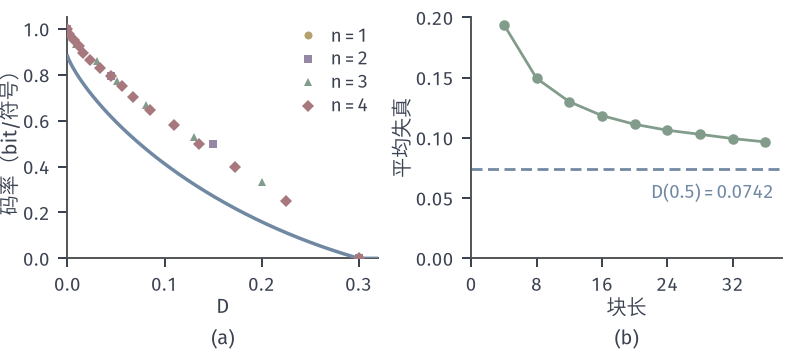

Python code for this plot:
"""Bern(0.3), Hamming distortion, nearest-codeword encoders.
(a) Exhaustive search over all codebooks for n=1..4: smallest expected distortion for each
    size M (rate log2(M)/n). Blue: R(D)=h2(0.3)-h2(D).
(b) Random codebooks of rate R=0.5: M=ceil(2^{nR}) codewords i.i.d. Bern(r*) with r* the optimal
    output law at D(0.5); estimated E d_n (seed SEED, 40 codebooks x 250 blocks per n).
    Dashed: D(0.5) solving h2(0.3)-h2(D)=0.5."""
from pathlib import Path
import sys
HERE = Path(__file__).resolve().parent
sys.path.insert(0, str(HERE.parent/'rd-common'))
from common import *

p = P_SRC


def exhaustive(n):
    N = 2**n
    ones = np.array([bin(x).count('1') for x in range(N)])
    px = p**ones*(1-p)**(n-ones)
    dist = np.array([[bin(x ^ c).count('1') for c in range(N)] for x in range(N)], float)
    big = np.full(N, 1e9)
    mind = np.empty((2**N, N)); mind[0] = big
    best = {}
    for mask in range(1, 2**N):
        low = (mask & -mask).bit_length()-1
        mind[mask] = np.minimum(mind[mask & (mask-1)], dist[:, low])
    sizes = np.array([bin(m).count('1') for m in range(2**N)])
    Dm = mind[1:] @ px / n
    for M in range(1, N+1):
        best[M] = float(Dm[sizes[1:] == M].min())
    return best


res = {n: exhaustive(n) for n in (1, 2, 3, 4)}
# random codebooks
R = .5
lo, hi = 0., .3
for _ in range(80):
    mid = (lo+hi)/2
    if h2(p)-h2(mid) > R: lo = mid
    else: hi = mid
DR = (lo+hi)/2
rstar = (p-DR)/(1-2*DR)
rng = np.random.default_rng(SEED)
ns = np.arange(4, 37, 4)
Ed = []
for n in ns:
    M = int(np.ceil(2**(n*R)))
    w = (1 << np.arange(n)).astype(np.uint64)
    vals = []
    for _ in range(40):
        C = (rng.random((M, n)) < rstar).astype(np.uint64) @ w
        X = (rng.random((250, n)) < p).astype(np.uint64) @ w
        for x in X:
            vals.append(int(np.bitwise_count(C ^ x).min())/n)
    Ed.append(float(np.mean(vals)))
fig, axs = figure(width_mm=112, height_mm=50, ncols=2)
panel(fig, left=.085, right=.985, top=.95, bottom=.27, wspace=.3)
ax = axs[0]
D = np.linspace(0, .34, 300)
ax.plot(D, rd_binary(D), color=BLUE, lw=1.4, zorder=3)
mk = {1: 'o', 2: 's', 3: '^', 4: 'D'}
cols = {1: YELLOW, 2: PURPLE, 3: GREEN, 4: RED}
for n, b in res.items():
    xs = [b[M] for M in b]; ys = [np.log2(M)/n for M in b]
    ax.plot(xs, ys, mk[n], ms=3.2, color=cols[n], mew=0, zorder=4, label=f'$n={n}$')
ax.legend(loc='upper right', handletextpad=.2, borderaxespad=.1, labelspacing=.25)
ax.set_xlim(0, .32); ax.set_ylim(0, 1.05)
axlab(ax, '$D$', '码率（bit/符号）')
ax = axs[1]
ax.plot(ns, Ed, 'o-', color=GREEN, ms=3.2, lw=1.1)
ax.axhline(DR, color=BLUE, lw=1.1, ls=DASH)
lab(ax, 22, DR-.012, f'$D(0.5)={DR:.4f}$', BLUE, ha='left', va='top')
ax.set_xlim(0, 38); ax.set_ylim(0, .2); ax.set_xticks([0, 8, 16, 24, 32])
axlab(ax, '块长', '平均失真')
tags(fig, axs)
save(fig, HERE, 'figure', {'exhaustive': {n: {M: v for M, v in b.items()} for n, b in res.items()},
                          'D_of_R0.5': DR, 'rstar': rstar, 'random_Ed': dict(zip(ns.tolist(), Ed))})
